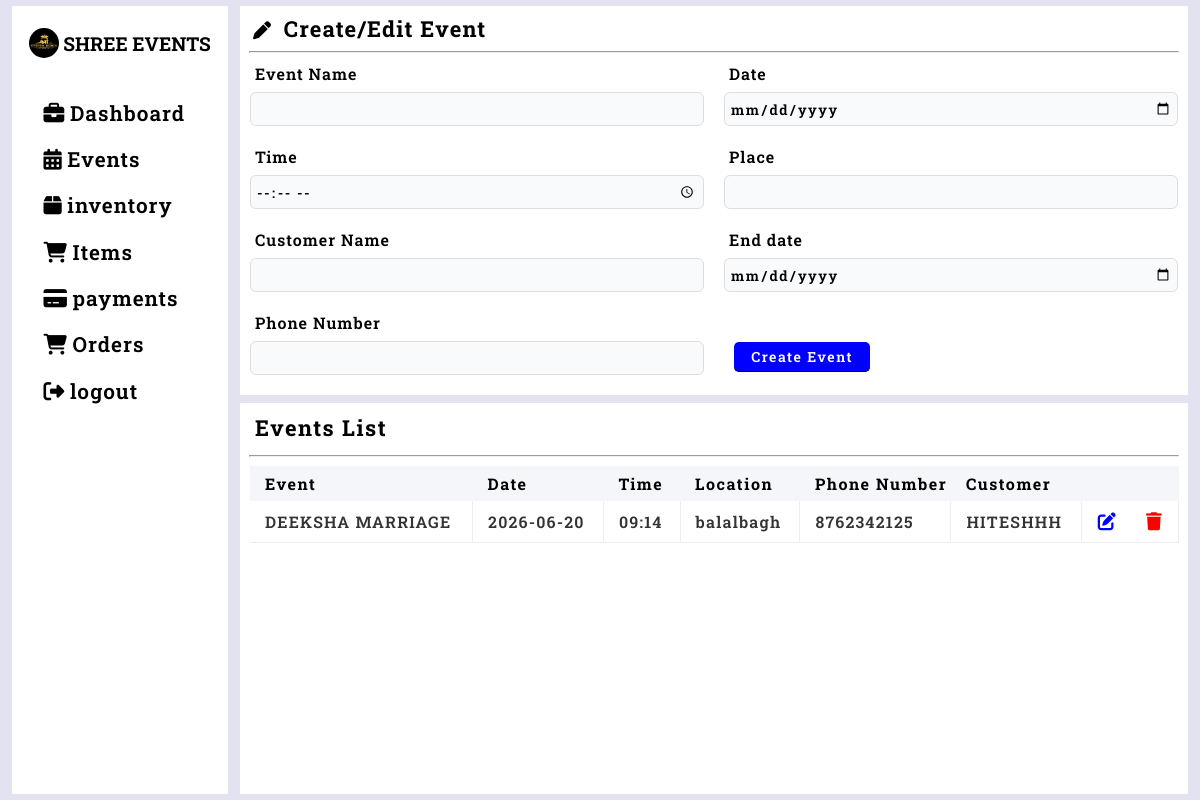
The app's page /events (signed in) with its own data.
### tables this page shows
CREATE TABLE events(event_id INTEGER PRIMARY KEY AUTOINCREMENT,
                event_name TEXT NOT NULL,
                event_date DATETIME NOT NULL,
                event_time DATETIME NOT NULL,
                place TEXT NOT NULL,
                cust TEXT NOT NULL,
                status TEXT DEFAULT 'pending',
                event_status TEXT DEFAULT 'upcoming',
                phone_number INTEGER NOT NULL
                );

### events.py (the view, shortened to what this page needs)
@events_app.route('/events',methods=['GET','POST'])
def events_fn():
    try:
        if 'user' in session:
            edit_data=None
            list_data=events_list()
            tdate=str(date.today())
            return render_template('events.html',list_data=list_data,edit_data=edit_data,tdate=tdate)
        else:
            return redirect(url_for('home'))
    except Exception as e:
        print(e)
        return("Unexpected Error")
        return redirect(url_for('home'))

### database.py (called while the page is built)
def get_connection():
    con=sqlite3.connect("database.db",timeout=30,check_same_thread=False)
    return con

def events_list():
    con=get_connection()
    cursor=con.cursor()
    cursor.execute("SELECT event_id,event_name,event_date,event_time,place,cust,phone_number FROM events WHERE event_date>=DATE('now') ORDER BY event_id DESC")
    events_li=cursor.fetchall()
    con.commit()
    con.close()
    return events_li

### templates/events.html (shortened to what this page needs)
{% extends "base.html" %}
{% block content %}
<div class="event-creation-container">
  <h2>
    <i class="fa-solid fa-pen"
       style="margin-right: 5px; font-size: 18px; margin-left: 5px"></i>
    Create/Edit Event
  </h2>
  <hr />
  <form method="post">
    <div class="form-container">
      <label>Event Name</label>
      <input type="text" name="eventname"
        value="{{edit_data.name if edit_data else ''}}" required />
    </div>
    <div class="form-container">
      <label>Date</label>
      <input type="date" name="date" min="{{tdate}}"
        value="{{edit_data.date if edit_data else ''}}" required />
    </div>
    <div class="form-container">
      <label>Time</label>
      <input type="time" name="time"
        value="{{edit_data.time if edit_data else ''}}" required />
    </div>
    <div class="form-container">
      <label>Place</label>
      <input type="text" name="place"
        value="{{edit_data.place if edit_data else ''}}" required />
    </div>
    <div class="form-container">
      <label>Customer Name</label>
      <input type="text" name="cust"
        value="{{edit_data.cust if edit_data else ''}}" required />
    </div>
    <div class="form-container">
      <label>End date</label>
      <input type="date" name="cust"
        value="{{edit_data.cust if edit_data else ''}}" required />
    </div>
    <div class="form-container">
      <label>Phone Number</label>
      <input type="tel" name="phone" maxlength="10"
        pattern="[0-9]{10}"
        value="{{edit_data.phone if edit_data else ''}}" required>
    </div>
    <div class="form-btn">
      {% if edit_data %}
      <input type="submit" value="Update Event" name="update" />
      {% else %}
      <input type="submit" value="Create Event" name="create" />
      {% endif %}
    </div>
  </form>
</div>
<div class="event-upcoming-list">
  <h2>Events List</h2>
  <hr />
  <div class="upcoming-event-table">
    <table>
      <thead>
        <tr>
          <th>Event</th>
          <th>Date</th>
          <th>Time</th>
          <th>Location</th>
          <th>Phone Number</th>
          <th>Customer</th>
          <th></th>
        </tr>
      </thead>
      <tbody>
        {% for e in list_data %}
        <tr>
          <td>{{e[1]}}</td>
          <td>{{e[2]}}</td>
          <td>{{e[3]}}</td>
          <td>{{e[4]}}</td>
          <td>{{e[6]}}</td>
          <td>{{e[5]}}</td>
          <td class="action">
            <form method="post">
              <button type="submit" name="edit">
                <i class="fa-solid fa-pen-to-square"></i>
              </button>
              <button type="submit" name="delete"
                onclick="return confirm('Are you sure you want to delete this event?')">
                <i class="fa-solid fa-trash"></i>
              </button>
            </form>
          </td>
        </tr>
        {% endfor %}
      </tbody>
    </table>
  </div>
</div>
{% endblock %}

### static/main.css (style rules this page uses)
* { box-sizing: border-box; margin: 0; padding: 0; }
input { width: 80%; border: 1px solid black; padding: 2%; outline: none; border: none; border-bottom: 1px solid black; }
hr { width: 98%; margin: auto; }
.event-creation-container { width: 100%; padding-bottom: 10px; background-color: #fff; overflow-y: hidden; height: max-content; }
.event-creation-container h2 { padding: 8px; font-size: 22px; letter-spacing: 1.2px; font-family: "Roboto Slab", serif; }
.event-creation-container form { display: grid; grid-template-columns: 1fr 1fr; gap: 20px; padding: 10px; }
.form-container { display: flex; flex-direction: column; }
.form-container label { margin-bottom: 8px; font-size: 16px; padding-left: 5px; font-family: "Roboto Slab", serif; letter-spacing: 1px; font-weight: 600; }
.form-container input { border: 1px solid #ddd; height: 34px; width: 100%; background-color: #f9fafb; border-radius: 6px; outline: none; font-size: 14px; font-family: "Roboto Slab", serif; letter-spacing: 1.5px; font-weight: 600; padding: 5px; transition: 0.3s ease; }
.form-btn { margin-top: 10px; }
.form-btn input { width: 30%; height: 30px; font-size: 14px; padding: 1px; font-family: "Roboto Slab", serif; letter-spacing: 1.5px; font-weight: 600; color: white; border-radius: 5px; cursor: pointer; margin-top: 20px; margin-left: 10px; }
.form-btn input[name="create"] { background-color: blue; }
.event-upcoming-list { width: 100%; background-color: #fff; margin-top: 8px; overflow-y: auto; scroll-behavior: smooth; display: flex; flex-direction: column; flex: 1; }
.event-upcoming-list h2 { padding: 10px 15px; font-family: "Roboto Slab", serif; letter-spacing: 1.5px; font-size: 22px; }
.event-upcoming-list .upcoming-event-table { width: 100%; height: 84%; margin-top: 5px; }
.upcoming-event-table table { width: 98%; border-collapse: collapse; margin: 0 10px; }
thead { background: #f5f6fa; }
table th { height: 35px; text-align: left; padding-left: 15px; font-family: "Roboto Slab", serif; letter-spacing: 1.5px; }
table td { padding: 10px 15px; height: 30px; border-bottom: 1px solid #eee; border-right: 1px solid #eee; font-family: "Roboto Slab", serif; letter-spacing: 1.2px; color: #333; font-weight: 600; }
.action { text-align: center; }
table td button { background-color: #fff; border: none; outline: none; height: 20px; font-size: 18px; }
button .fa-pen-to-square { color: blue; margin-right: 25px; }
button .fa-trash { color: red; }

### records on screen
events: event_name "DEEKSHA MARRIAGE", event_date "2026-06-20", event_time "09:14", place "balalbagh", phone_number "8762342125", cust "HITESHHH"
